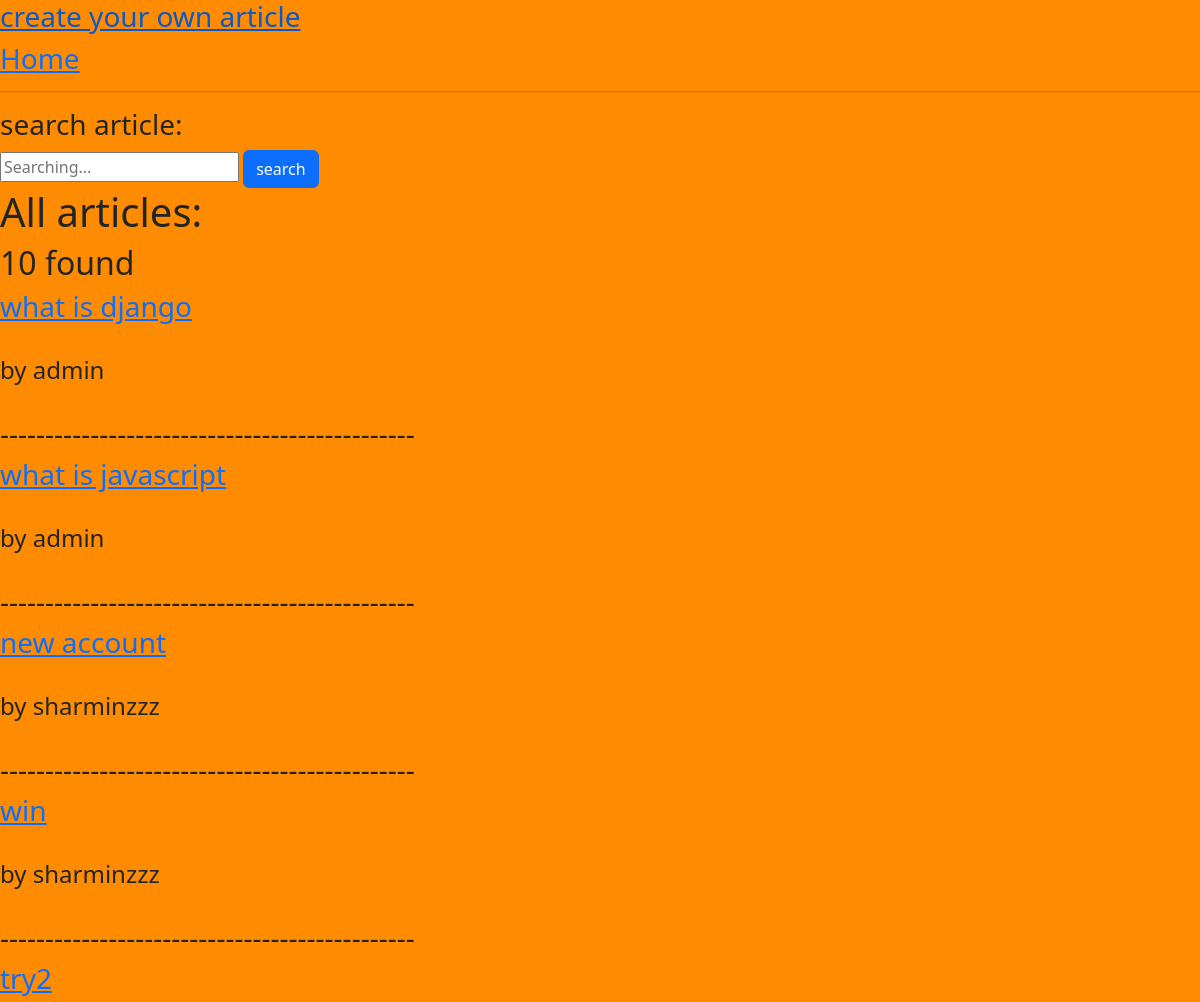
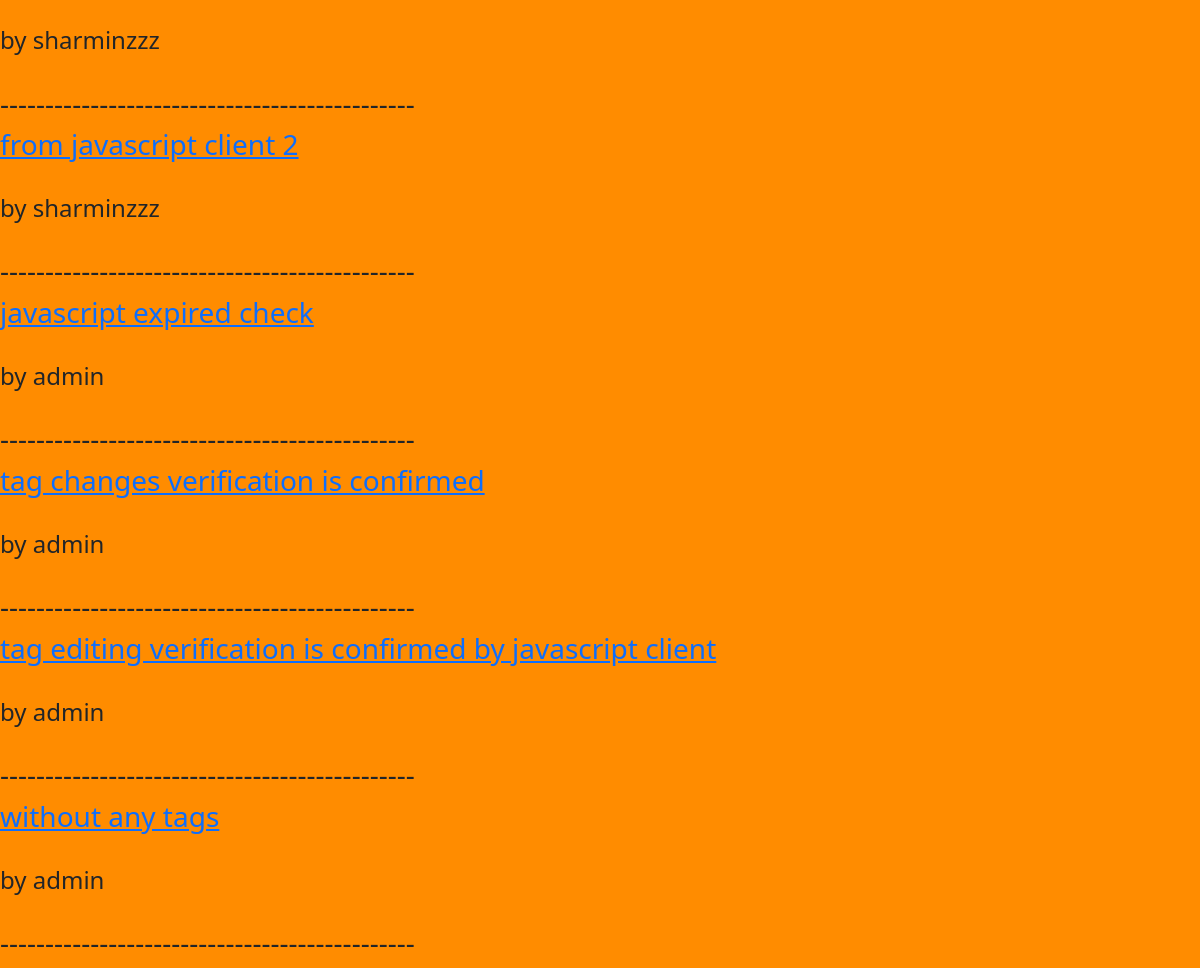
The app's page /articles/ with its own data (2 pictures, top to bottom).
### articles/models.py (models this page shows, shortened)
class Article(models.Model):
    title = models.CharField(max_length=200)
    author = models.ForeignKey(get_user_model(), on_delete=models.CASCADE)
    article = models.TextField()
    objects = ManagerC()

### accounts/models.py (models this page shows)
class CustomUserModel(AbstractUser):
    age = models.PositiveIntegerField(null=True, blank=True)
    phone_number = models.CharField(
        max_length=11,
        validators=[
            RegexValidator(
                regex=r"^\+?[\d\-]+\b", message="Enter a valid phone number."
            )
        ],
    )

### articles/views.py (the view)
# urls.py: path("", views.ArticleListView, name="all_articles"),
def ArticleListView(request):
    try:
        resault = request.GET.get("search")
        if resault == "":
            return HttpResponseRedirect("/" + "articles/")
        selected_articles = Article.objects.filter(
            Q(title__icontains=resault)
            | Q(author__username__icontains=resault)
            | Q(tags__tag__icontains=resault)
        ).distinct()
    except:
        selected_articles = Article.objects.all()
        resault = ""
    resault_found = selected_articles.count()
    return render(
        request,
        "articles/articles.html",
        {
            "articles": selected_articles,
            "resault_found": resault_found,
            "resault": resault,
        },
    )

### articles/models.py (called while the page is built)
    def get_queryset(self):
        return QuerySetC(self.model , using=self._db)

### templates/articles/articles.html (shortened to what this page needs)
{% extends "../base.html" %}
{% block head %}
{% load crispy_forms_tags %}
{% endblock head %}
{% block body %}
<h3><a href="{% url 'create_article' %}">create your own article</a></h3>
<h3><a href="{% url 'home' %}">Home</a></h3>
<hr>
<form action="" method="get">
    <h3><label for="search">search article:</label></h3>
    {% if resault == "" %}
    <input id="search" type="search" name="search" placeholder="Searching...">
    {% else %}
    <input id="search" type="search" name="search" value="{{resault}}" placeholder="Searching...">
    {% endif %}
    <button type=" submit" class="btn btn-primary">search</button>
</form>
<h1>All articles:</h1>
<h2>{{resault_found}} found</h2>
{% for article in articles %}
<h3><a href="{% url 'article' article.id %}">{{article.title}}</a></h3>
<br>
<h4>by {{article.author}}</h4>
<br>
<h3>----------------------------------------------</h3>
{% endfor %}
{% endblock body %}

### templates/base.html (shortened to what this page needs)
{% load static %}
{% load crispy_forms_tags %}
<!DOCTYPE html>
<html lang="en">
<head>
    <link href="https://cdn.jsdelivr.net/npm/bootstrap@5.3.0/dist/css/bootstrap.min.css" rel="stylesheet">
    <link rel="stylesheet" href="{% static 'css/base.css' %}">
</head>
<body>
    {% block body %}
    {% endblock body %}
</body>
</html>

### static/css/base.css (style rules this page uses)
body { background-color: darkorange; }

### records on screen
Article: title "what is django", author "admin"
Article: title "what is javascript", author "admin"
Article: title "new account", author "sharminzzz"
Article: title "win", author "sharminzzz"
Article: title "try2", author "sharminzzz"
Article: title "from javascript client 2", author "sharminzzz"
Article: title "javascript expired check", author "admin"
Article: title "tag changes verification is confirmed", author "admin"
Article: title "tag editing verification is confirmed by javascript client", author "admin"
Article: title "without any tags", author "admin"

### other values on screen
{{ resault_found }} "10"
